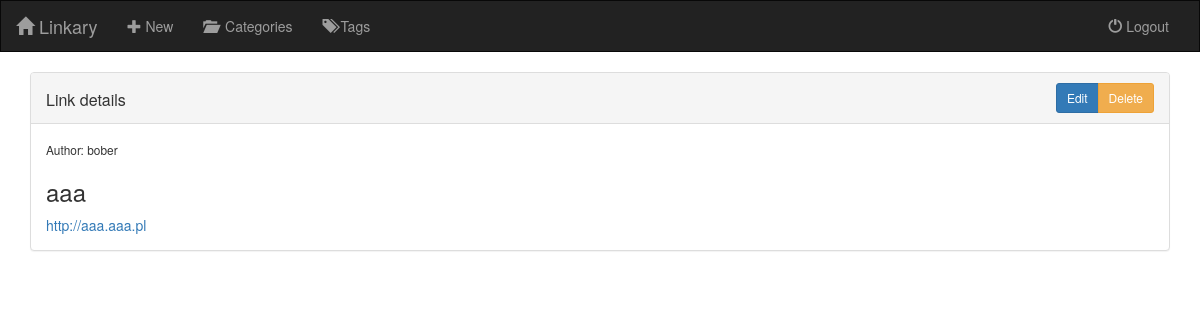
Page /link/7/ (signed in) on the committed database.
### linkary/models.py (models this page shows, shortened)
class TimedModel(models.Model):
    time_created = models.DateTimeField(auto_now_add=True)
    time_modified = models.DateTimeField(auto_now=True)
    class Meta:
        abstract = True

class Link(TimedModel):
    url = models.URLField()
    name = models.CharField(max_length=500)
    author = models.ForeignKey(User, on_delete=models.SET_NULL, blank=True, null=True)
    category = models.ForeignKey(Category, on_delete=models.SET_NULL, blank=True, null=True)

### linkary/views.py (the view)
# urls.py: path('link/<int:pk>/', views.LinkDetailView.as_view(), name='link_detail'),
class LinkDetailView(LoginRequiredMixin, DetailView):
    model = models.Link

### linkary/templates/linkary/link_detail.html (shortened to what this page needs)
{% extends 'linkary/base.html' %}
{% block content %}
    <div class="container">
        <div class="panel panel-default">
            <div class="panel-heading clearfix">
                <h3 class="panel-title pull-left" style="padding-top: 7.5px;">Link details</h3>
                <div class="btn-group pull-right">
                    <a href="{% url 'link_edit' object.pk %}" class="btn btn-primary btn-sm" title="Edit">Edit</a>
                    <a href="{% url 'link_delete' object.pk %}" class="btn btn-warning btn-sm" title="Delete">Delete</a>
                </div>
            </div>
            <div class="panel-body">
                {% if object.author %}
                    <small>Author: {{ object.author }}</small>
                {% endif %}
                <h3>{{ object.name }}</h3>
                <a href="{{ object.url }}">{{ object.url }}</a>
            </div>
        </div>
    </div>
{% endblock %}

### rows in the picture
Link: author "bober", name "aaa", url "http://aaa.aaa.pl"
